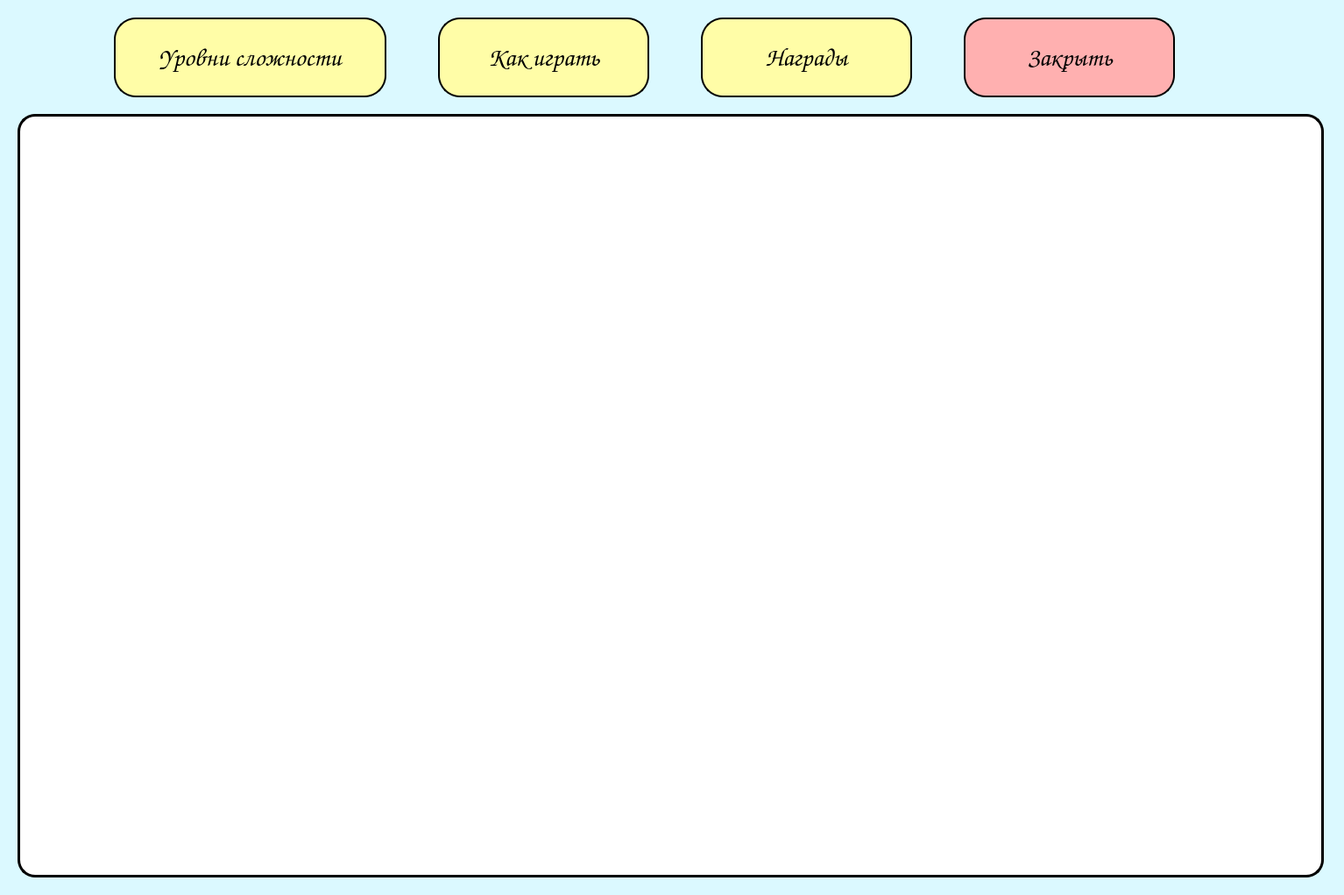
<?xml version="1.0" encoding="UTF-8"?>
<ui version="4.0">
 <class>Dialog</class>
 <widget class="QDialog" name="Dialog">
  <property name="geometry">
   <rect>
    <x>0</x>
    <y>0</y>
    <width>1534</width>
    <height>1021</height>
   </rect>
  </property>
  <property name="windowTitle">
   <string>Помощь</string>
  </property>
  <property name="styleSheet">
   <string notr="true">background-color:rgb(219, 249, 255)</string>
  </property>
  <widget class="QStackedWidget" name="pages">
   <property name="geometry">
    <rect>
     <x>10</x>
     <y>120</y>
     <width>1511</width>
     <height>891</height>
    </rect>
   </property>
   <property name="styleSheet">
    <string notr="true">background-color:rgb(219, 249, 255)</string>
   </property>
   <property name="currentIndex">
    <number>0</number>
   </property>
   <widget class="QWidget" name="mainGamePage">
    <widget class="QLabel" name="difficultyFrame">
     <property name="geometry">
      <rect>
       <x>10</x>
       <y>10</y>
       <width>1491</width>
       <height>871</height>
      </rect>
     </property>
     <property name="styleSheet">
      <string notr="true">background-color: rgb(255, 255, 255);
border: 3px solid black;
border-radius: 20px;</string>
     </property>
     <property name="text">
      <string/>
     </property>
     <property name="scaledContents">
      <bool>true</bool>
     </property>
    </widget>
   </widget>
   <widget class="QWidget" name="chooseDifficultyPage"/>
   <widget class="QWidget" name="shopPage"/>
  </widget>
  <widget class="QPushButton" name="goToChooseDifficultyPageButton">
   <property name="geometry">
    <rect>
     <x>130</x>
     <y>20</y>
     <width>311</width>
     <height>91</height>
    </rect>
   </property>
   <property name="font">
    <font>
     <family>Comic Sans MS</family>
     <pointsize>22</pointsize>
    </font>
   </property>
   <property name="styleSheet">
    <string notr="true">QPushButton#goToChooseDifficultyPageButton {
background-color: rgb(255, 253, 167);
border: 2px solid black;
border-radius: 25px;
color: black;
}

QPushButton#goToChooseDifficultyPageButton:hover {
background-color: rgb(225, 223, 137)
}</string>
   </property>
   <property name="text">
    <string>Уровни сложности</string>
   </property>
  </widget>
  <widget class="QPushButton" name="goToMainGameButton">
   <property name="geometry">
    <rect>
     <x>500</x>
     <y>20</y>
     <width>241</width>
     <height>91</height>
    </rect>
   </property>
   <property name="font">
    <font>
     <family>Comic Sans MS</family>
     <pointsize>22</pointsize>
    </font>
   </property>
   <property name="styleSheet">
    <string notr="true">QPushButton#goToMainGameButton {
background-color: rgb(255, 253, 167);
border: 2px solid black;
border-radius: 25px;
color: black;
}

QPushButton#goToMainGameButton:hover {
background-color: rgb(225, 223, 137)
}</string>
   </property>
   <property name="text">
    <string>Как играть</string>
   </property>
  </widget>
  <widget class="QPushButton" name="goToShopButton">
   <property name="geometry">
    <rect>
     <x>800</x>
     <y>20</y>
     <width>241</width>
     <height>91</height>
    </rect>
   </property>
   <property name="font">
    <font>
     <family>Comic Sans MS</family>
     <pointsize>22</pointsize>
    </font>
   </property>
   <property name="styleSheet">
    <string notr="true">QPushButton#goToShopButton {
background-color: rgb(255, 253, 167);
border: 2px solid black;
border-radius: 25px;
color: black;
}

QPushButton#goToShopButton:hover {
background-color: rgb(225, 223, 137)
}</string>
   </property>
   <property name="text">
    <string>Награды</string>
   </property>
  </widget>
  <widget class="QPushButton" name="quitButton">
   <property name="geometry">
    <rect>
     <x>1100</x>
     <y>20</y>
     <width>241</width>
     <height>91</height>
    </rect>
   </property>
   <property name="font">
    <font>
     <family>Comic Sans MS</family>
     <pointsize>22</pointsize>
    </font>
   </property>
   <property name="styleSheet">
    <string notr="true">QPushButton#quitButton {
background-color: rgb(255, 176, 176);
border: 2px solid black;
border-radius: 25px;
color: black;
}

QPushButton#quitButton:hover {
background-color: rgb(225, 146, 146)
}</string>
   </property>
   <property name="text">
    <string>Закрыть</string>
   </property>
  </widget>
 </widget>
 <resources/>
 <connections/>
</ui>
